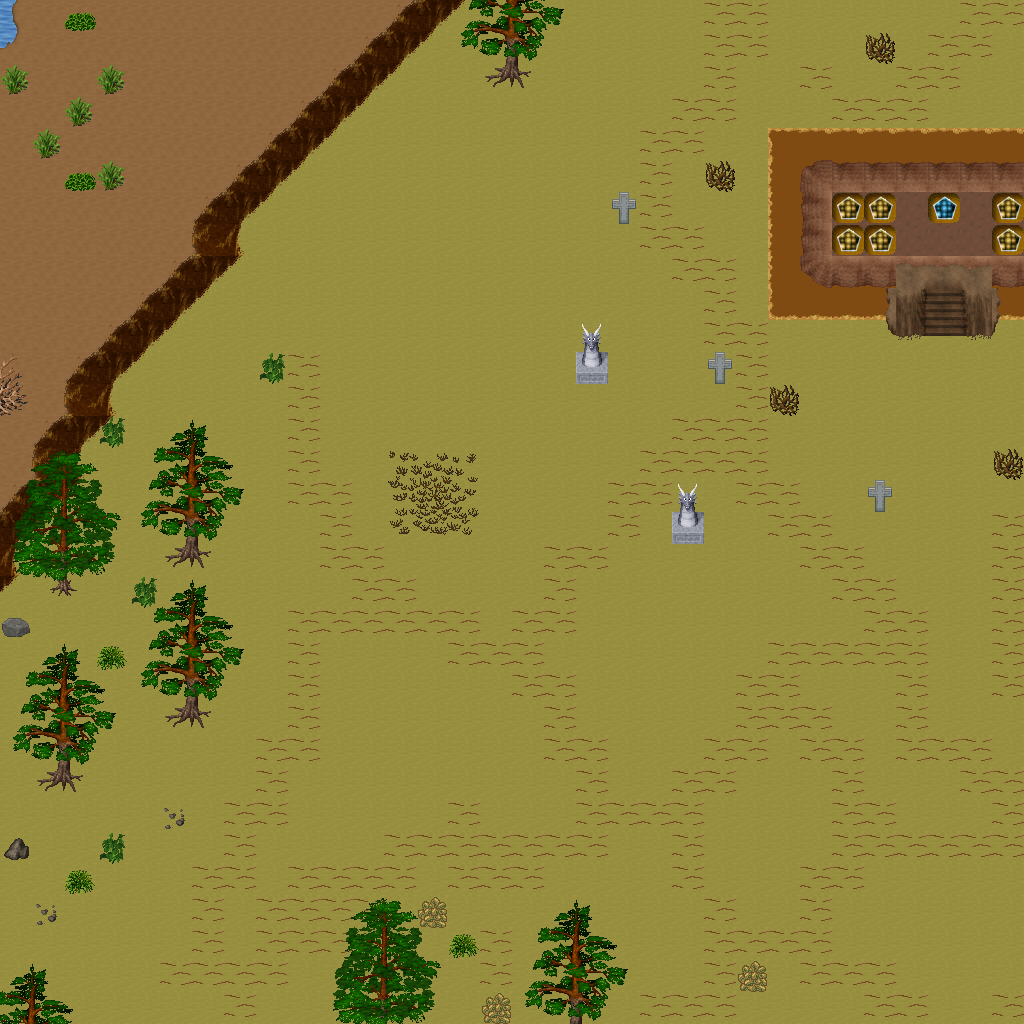

A level layout from a 2D game, rendered from its tile map. Below: a short description, then the map file with tile-grid data replaced by summaries:
An orthogonal 32x32 tile map with 32x32 px tiles, 5 tile layers (Ground, Objects, Objects2, Above, ...), 1 hidden layer not drawn, 57 tilesets.

<map version="1.10" tiledversion="1.11.0" orientation="orthogonal" renderorder="right-down" width="32" height="32" tilewidth="32" tileheight="32" infinite="0" nextlayerid="11" nextobjectid="1">
 <tileset firstgid="1" name="ground_ground" tilewidth="32" tileheight="32" tilecount="33" columns="3">
  <image source="../drawable/ground_ground.png" width="96" height="352" />
 </tileset>
 <tileset firstgid="34" name="ground_ice_ice" tilewidth="32" tileheight="32" tilecount="3" columns="3">
  <image source="../drawable/ground_ice_ice.png" width="96" height="32" />
 </tileset>
 <tileset firstgid="37" name="ground_indoor_brown_hole" tilewidth="32" tileheight="32" tilecount="56" columns="7">
  <image source="../drawable/ground_indoor_brown_hole.png" width="224" height="256" />
 </tileset>
 <tileset firstgid="93" name="ground_earth_edges" tilewidth="32" tileheight="32" tilecount="18" columns="6">
  <image source="../drawable/ground_earth_edges.png" width="192" height="96" />
 </tileset>
 <tileset firstgid="111" name="ground_rock_pebbles" tilewidth="32" tileheight="32" tilecount="3" columns="1">
  <image source="../drawable/ground_rock_pebbles.png" width="32" height="96" />
 </tileset>
 <tileset firstgid="114" name="item_corpse_huge_animal" tilewidth="32" tileheight="32" tilecount="16" columns="2">
  <image source="../drawable/item_corpse_huge_animal.png" width="64" height="256" />
 </tileset>
 <tileset firstgid="130" name="plant_flower_daisy_white" tilewidth="32" tileheight="32" tilecount="8" columns="2">
  <image source="../drawable/plant_flower_daisy_white.png" width="64" height="128" />
 </tileset>
 <tileset firstgid="138" name="ground_ridge_earth_dark" tilewidth="32" tileheight="32" tilecount="96" columns="12">
  <image source="../drawable/ground_ridge_earth_dark.png" width="384" height="256" />
 </tileset>
 <tileset firstgid="234" name="ground_grass_edges" tilewidth="32" tileheight="32" tilecount="36" columns="12">
  <image source="../drawable/ground_grass_edges.png" width="384" height="96" />
 </tileset>
 <tileset firstgid="270" name="ground_ridge_ice_2" tilewidth="32" tileheight="32" tilecount="42" columns="7">
  <image source="../drawable/ground_ridge_ice_2.png" width="224" height="192" />
 </tileset>
 <tileset firstgid="312" name="ground_ice_glacier" tilewidth="32" tileheight="32" tilecount="1" columns="1">
  <image source="../drawable/ground_ice_glacier.png" width="32" height="32" />
 </tileset>
 <tileset firstgid="313" name="plant_bush_large_brown" tilewidth="32" tileheight="32" tilecount="9" columns="3">
  <image source="../drawable/plant_bush_large_brown.png" width="96" height="96" />
 </tileset>
 <tileset firstgid="322" name="ground_ridge_ice" tilewidth="32" tileheight="32" tilecount="42" columns="7">
  <image source="../drawable/ground_ridge_ice.png" width="224" height="192" />
 </tileset>
 <tileset firstgid="364" name="plant_bush_various_small" tilewidth="32" tileheight="32" tilecount="9" columns="3">
  <image source="../drawable/plant_bush_various_small.png" width="96" height="96" />
 </tileset>
 <tileset firstgid="373" name="ground_rock_rocks_2" tilewidth="32" tileheight="32" tilecount="4" columns="2">
  <image source="../drawable/ground_rock_rocks_2.png" width="64" height="64" />
 </tileset>
 <tileset firstgid="377" name="ground_brown_2" tilewidth="32" tileheight="32" tilecount="2" columns="1">
  <image source="../drawable/ground_brown_2.png" width="32" height="64" />
 </tileset>
 <tileset firstgid="379" name="plant_bush_large_green" tilewidth="32" tileheight="32" tilecount="9" columns="3">
  <image source="../drawable/plant_bush_large_green.png" width="96" height="96" />
 </tileset>
 <tileset firstgid="388" name="plant_grasses" tilewidth="32" tileheight="32" tilecount="6" columns="3">
  <image source="../drawable/plant_grasses.png" width="96" height="64" />
 </tileset>
 <tileset firstgid="394" name="furniture_table_long_side_on_pale" tilewidth="32" tileheight="32" tilecount="3" columns="3">
  <image source="../drawable/furniture_table_long_side_on_pale.png" width="96" height="32" />
 </tileset>
 <tileset firstgid="397" name="item_blood_nsew_stains" tilewidth="32" tileheight="32" tilecount="4" columns="2">
  <image source="../drawable/item_blood_nsew_stains.png" width="64" height="64" />
 </tileset>
 <tileset firstgid="401" name="item_blood_floor_stains_2" tilewidth="32" tileheight="32" tilecount="4" columns="2">
  <image source="../drawable/item_blood_floor_stains_2.png" width="64" height="64" />
 </tileset>
 <tileset firstgid="405" name="item_statue_grey_stone" tilewidth="32" tileheight="32" tilecount="4" columns="2">
  <image source="../drawable/item_statue_grey_stone.png" width="64" height="64" />
 </tileset>
 <tileset firstgid="409" name="item_statue_cross" tilewidth="32" tileheight="32" tilecount="1" columns="1">
  <image source="../drawable/item_statue_cross.png" width="32" height="32" />
 </tileset>
 <tileset firstgid="410" name="item_button_gold" tilewidth="32" tileheight="32" tilecount="2" columns="2">
  <image source="../drawable/item_button_gold.png" width="64" height="32" />
 </tileset>
 <tileset firstgid="412" name="ground_rock_green_crystal" tilewidth="32" tileheight="32" tilecount="9" columns="3">
  <image source="../drawable/ground_rock_green_crystal.png" width="96" height="96" />
 </tileset>
 <tileset firstgid="421" name="item_statue_metal_and_stone" tilewidth="32" tileheight="32" tilecount="6" columns="3">
  <image source="../drawable/item_statue_metal_and_stone.png" width="96" height="64" />
 </tileset>
 <tileset firstgid="427" name="ground_ladder_horizontal_pale" tilewidth="32" tileheight="32" tilecount="3" columns="1">
  <image source="../drawable/ground_ladder_horizontal_pale.png" width="32" height="96" />
 </tileset>
 <tileset firstgid="430" name="building_fence_fence_chunky" tilewidth="32" tileheight="32" tilecount="21" columns="3">
  <image source="../drawable/building_fence_fence_chunky.png" width="96" height="224" />
 </tileset>
 <tileset firstgid="451" name="plant_bush_bushes" tilewidth="32" tileheight="32" tilecount="10" columns="5">
  <image source="../drawable/plant_bush_bushes.png" width="160" height="64" />
 </tileset>
 <tileset firstgid="461" name="item_blood_floor_stain" tilewidth="32" tileheight="32" tilecount="1" columns="1">
  <image source="../drawable/item_blood_floor_stain.png" width="32" height="32" />
 </tileset>
 <tileset firstgid="462" name="item_corpse_skull_dark" tilewidth="32" tileheight="32" tilecount="2" columns="2">
  <image source="../drawable/item_corpse_skull_dark.png" width="64" height="32" />
 </tileset>
 <tileset firstgid="464" name="logic_creature_human" tilewidth="32" tileheight="32" tilecount="5" columns="5">
  <image source="../drawable/logic_creature_human.png" width="160" height="32" />
 </tileset>
 <tileset firstgid="469" name="logic_creature_elemental" tilewidth="32" tileheight="32" tilecount="16" columns="8">
  <image source="../drawable/logic_creature_elemental.png" width="256" height="64" />
 </tileset>
 <tileset firstgid="485" name="logic_creature_undead" tilewidth="32" tileheight="32" tilecount="16" columns="8">
  <image source="../drawable/logic_creature_undead.png" width="256" height="64" />
 </tileset>
 <tileset firstgid="501" name="logic_item_sheepfood" tilewidth="32" tileheight="32" tilecount="1" columns="1">
  <image source="../drawable/logic_item_sheepfood.png" width="32" height="32" />
 </tileset>
 <tileset firstgid="502" name="logic_creature_sheep" tilewidth="32" tileheight="32" tilecount="1" columns="1">
  <image source="../drawable/logic_creature_sheep.png" width="32" height="32" />
 </tileset>
 <tileset firstgid="503" name="logic_collision" tilewidth="32" tileheight="32" tilecount="1" columns="1">
  <image source="../drawable/logic_collision.png" width="32" height="32" />
 </tileset>
 <tileset firstgid="504" name="plant_tree_taller_trees" tilewidth="32" tileheight="32" tilecount="32" columns="8">
  <image source="../drawable/plant_tree_taller_trees.png" width="256" height="128" />
 </tileset>
 <tileset firstgid="536" name="building_wall_int_clay" tilewidth="32" tileheight="32" tilecount="100" columns="10">
  <image source="../drawable/building_wall_int_clay.png" width="320" height="320" />
 </tileset>
 <tileset firstgid="636" name="plant_tree_pine_tree" tilewidth="32" tileheight="32" tilecount="20" columns="4">
  <image source="../drawable/plant_tree_pine_tree.png" width="128" height="160" />
 </tileset>
 <tileset firstgid="656" name="plant_tree_pine_tree_1" tilewidth="32" tileheight="32" tilecount="20" columns="4">
  <image source="../drawable/plant_tree_pine_tree_1.png" width="128" height="160" />
 </tileset>
 <tileset firstgid="676" name="plant_stump_hollow_logs" tilewidth="32" tileheight="32" tilecount="6" columns="3">
  <image source="../drawable/plant_stump_hollow_logs.png" width="96" height="64" />
 </tileset>
 <tileset firstgid="682" name="plant_stump_small_stump" tilewidth="32" tileheight="32" tilecount="4" columns="2">
  <image source="../drawable/plant_stump_small_stump.png" width="64" height="64" />
 </tileset>
 <tileset firstgid="686" name="plant_stump_stump_snow1" tilewidth="32" tileheight="32" tilecount="2" columns="2">
  <image source="../drawable/plant_stump_stump_snow1.png" width="64" height="32" />
 </tileset>
 <tileset firstgid="688" name="plant_stump_stump_snow" tilewidth="32" tileheight="32" tilecount="2" columns="2">
  <image source="../drawable/plant_stump_stump_snow.png" width="64" height="32" />
 </tileset>
 <tileset firstgid="690" name="building_decoration_rocks" tilewidth="32" tileheight="32" tilecount="6" columns="3">
  <image source="../drawable/building_decoration_rocks.png" width="96" height="64" />
 </tileset>
 <tileset firstgid="696" name="ground_rock_rocks" tilewidth="32" tileheight="32" tilecount="4" columns="2">
  <image source="../drawable/ground_rock_rocks.png" width="64" height="64" />
 </tileset>
 <tileset firstgid="700" name="ground_grass_corners" tilewidth="32" tileheight="32" tilecount="24" columns="6">
  <image source="../drawable/ground_grass_corners.png" width="192" height="128" />
 </tileset>
 <tileset firstgid="724" name="plant_lily_pads" tilewidth="32" tileheight="32" tilecount="2" columns="1">
  <image source="../drawable/plant_lily_pads.png" width="32" height="64" />
 </tileset>
 <tileset firstgid="726" name="plant_tree_snow_on_pine" tilewidth="32" tileheight="32" tilecount="20" columns="4">
  <image source="../drawable/plant_tree_snow_on_pine.png" width="128" height="160" />
 </tileset>
 <tileset firstgid="746" name="ground_stonecircle" tilewidth="32" tileheight="32" tilecount="81" columns="9">
  <image source="../drawable/ground_stonecircle.png" width="288" height="288" />
 </tileset>
 <tileset firstgid="827" name="object_rotating_crystal" tilewidth="32" tileheight="32" tilecount="48" columns="8">
  <image source="../drawable/object_rotating_crystal.png" width="256" height="192" />
 </tileset>
 <tileset firstgid="875" name="light_white_1x1" tilewidth="32" tileheight="32" tilecount="1" columns="1">
  <image source="../drawable/light_white_1x1.png" width="32" height="32" />
 </tileset>
 <tileset firstgid="876" name="light_light_5x5" tilewidth="32" tileheight="32" tilecount="25" columns="5">
  <image source="../drawable/light_light_5x5.png" width="160" height="160" />
 </tileset>
 <tileset firstgid="901" name="logic_creature_fowl" tilewidth="32" tileheight="32" tilecount="6" columns="6">
  <image source="../drawable/logic_creature_fowl.png" width="192" height="32" />
 </tileset>
 <tileset firstgid="907" name="building_wall_int_sandstone" tilewidth="32" tileheight="32" tilecount="15" columns="3">
  <image source="../drawable/building_wall_int_sandstone.png" width="96" height="160" />
 </tileset>
 <tileset firstgid="922" name="logic_creature_animal" tilewidth="32" tileheight="32" tilecount="32" columns="8">
  <image source="../drawable/logic_creature_animal.png" width="256" height="128" />
 </tileset>
 <layer id="1" name="Ground" width="32" height="32">
  <data>[1024 cells, 1024 non-empty, 6 distinct tile ids]</data>
 </layer>
 <layer id="2" name="Objects" width="32" height="32">
  <data>[1024 cells, 318 non-empty, 41 distinct tile ids]</data>
 </layer>
 <layer id="3" name="Objects2" width="32" height="32">
  <data>[1024 cells, 39 non-empty, 23 distinct tile ids]</data>
 </layer>
 <layer id="4" name="Above" width="32" height="32">
  <data>[1024 cells, 121 non-empty, 36 distinct tile ids]</data>
 </layer>
 <layer id="5" name="Above2" width="32" height="32">
  <data>[1024 cells, 0 non-empty, 0 distinct tile ids]</data>
 </layer>
 <layer id="6" name="Walkable" width="32" height="32" visible="0">
  <data>[1024 cells, 83 non-empty, 1 distinct tile ids]</data>
 </layer>
 <objectgroup id="7" name="Mapevents" />
 <objectgroup id="8" name="Spawn" />
 <objectgroup id="9" name="Keys" />
 <objectgroup id="10" name="Replace" />
</map>
